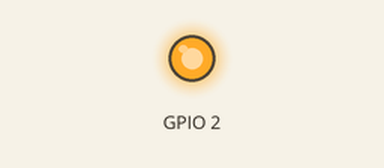
This program was run on a simulated ESP32 board running MicroPython. Shown: output pins drawn as LEDs (lit = HIGH). At 0.0 s the program stops and its outputs stay as they are.

Above: at 0.1 s.
Timing chart, 0 to 1.5 s (numbered marks = the images above):
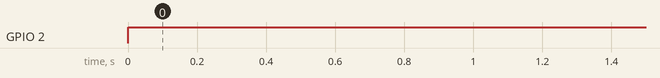

The program:

Led.py
```python
from machine import Pin


class LED:

  def __init__(self, io = 2):
    self.led = Pin(io, Pin.OUT)
    self.on()
  def on(self):
    self.led.value(1)

  def off(self):
    self.led.value(0)


if __name__ == '__main__':
  led = LED()
  led.on()
```

Measured:
- by itself, GPIO 2: LOW → HIGH at 0.00 s
